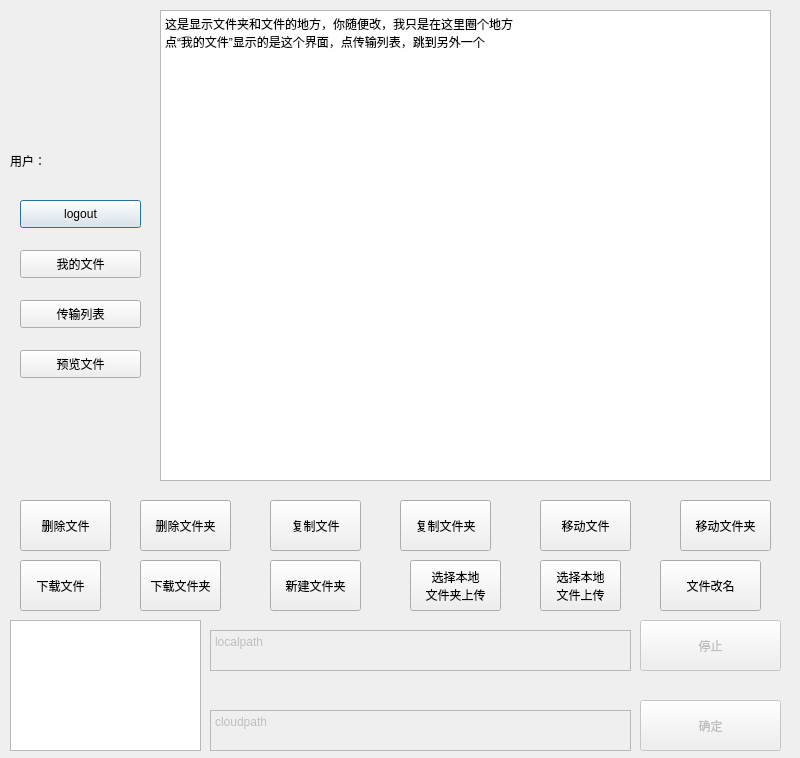
<?xml version="1.0" encoding="UTF-8"?>
<ui version="4.0">
 <class>Dialog_folder</class>
 <widget class="QDialog" name="Dialog_folder">
  <property name="enabled">
   <bool>true</bool>
  </property>
  <property name="geometry">
   <rect>
    <x>0</x>
    <y>0</y>
    <width>800</width>
    <height>758</height>
   </rect>
  </property>
  <property name="windowTitle">
   <string>Dialog</string>
  </property>
  <widget class="QPushButton" name="logout">
   <property name="geometry">
    <rect>
     <x>20</x>
     <y>200</y>
     <width>121</width>
     <height>28</height>
    </rect>
   </property>
   <property name="text">
    <string>logout</string>
   </property>
  </widget>
  <widget class="QTextBrowser" name="textBrowser">
   <property name="geometry">
    <rect>
     <x>160</x>
     <y>10</y>
     <width>611</width>
     <height>471</height>
    </rect>
   </property>
   <property name="html">
    <string>&lt;!DOCTYPE HTML PUBLIC &quot;-//W3C//DTD HTML 4.0//EN&quot; &quot;http://www.w3.org/TR/REC-html40/strict.dtd&quot;&gt;
&lt;html&gt;&lt;head&gt;&lt;meta name=&quot;qrichtext&quot; content=&quot;1&quot; /&gt;&lt;style type=&quot;text/css&quot;&gt;
p, li { white-space: pre-wrap; }
&lt;/style&gt;&lt;/head&gt;&lt;body style=&quot; font-family:'SimSun'; font-size:9pt; font-weight:400; font-style:normal;&quot;&gt;
&lt;p style=&quot; margin-top:0px; margin-bottom:0px; margin-left:0px; margin-right:0px; -qt-block-indent:0; text-indent:0px;&quot;&gt;这是显示文件夹和文件的地方，你随便改，我只是在这里圈个地方&lt;/p&gt;
&lt;p style=&quot; margin-top:0px; margin-bottom:0px; margin-left:0px; margin-right:0px; -qt-block-indent:0; text-indent:0px;&quot;&gt;点“我的文件”显示的是这个界面，点传输列表，跳到另外一个&lt;/p&gt;&lt;/body&gt;&lt;/html&gt;</string>
   </property>
  </widget>
  <widget class="QPushButton" name="filearray">
   <property name="geometry">
    <rect>
     <x>20</x>
     <y>300</y>
     <width>121</width>
     <height>28</height>
    </rect>
   </property>
   <property name="text">
    <string>传输列表</string>
   </property>
  </widget>
  <widget class="QLabel" name="label">
   <property name="geometry">
    <rect>
     <x>10</x>
     <y>145</y>
     <width>71</width>
     <height>31</height>
    </rect>
   </property>
   <property name="text">
    <string>用户：</string>
   </property>
  </widget>
  <widget class="QPushButton" name="myfile">
   <property name="geometry">
    <rect>
     <x>20</x>
     <y>250</y>
     <width>121</width>
     <height>28</height>
    </rect>
   </property>
   <property name="text">
    <string>我的文件</string>
   </property>
  </widget>
  <widget class="QPushButton" name="addpath">
   <property name="geometry">
    <rect>
     <x>540</x>
     <y>560</y>
     <width>81</width>
     <height>51</height>
    </rect>
   </property>
   <property name="text">
    <string>选择本地
文件上传</string>
   </property>
  </widget>
  <widget class="QPushButton" name="confirm">
   <property name="enabled">
    <bool>false</bool>
   </property>
   <property name="geometry">
    <rect>
     <x>640</x>
     <y>700</y>
     <width>141</width>
     <height>51</height>
    </rect>
   </property>
   <property name="text">
    <string>确定</string>
   </property>
  </widget>
  <widget class="QPlainTextEdit" name="cloudpath">
   <property name="enabled">
    <bool>false</bool>
   </property>
   <property name="geometry">
    <rect>
     <x>210</x>
     <y>710</y>
     <width>421</width>
     <height>41</height>
    </rect>
   </property>
   <property name="plainText">
    <string>cloudpath</string>
   </property>
  </widget>
  <widget class="QPlainTextEdit" name="localpath">
   <property name="enabled">
    <bool>false</bool>
   </property>
   <property name="geometry">
    <rect>
     <x>210</x>
     <y>630</y>
     <width>421</width>
     <height>41</height>
    </rect>
   </property>
   <property name="plainText">
    <string>localpath</string>
   </property>
  </widget>
  <widget class="QPushButton" name="newdir">
   <property name="geometry">
    <rect>
     <x>270</x>
     <y>560</y>
     <width>91</width>
     <height>51</height>
    </rect>
   </property>
   <property name="text">
    <string>新建文件夹</string>
   </property>
  </widget>
  <widget class="QPushButton" name="download">
   <property name="geometry">
    <rect>
     <x>20</x>
     <y>560</y>
     <width>81</width>
     <height>51</height>
    </rect>
   </property>
   <property name="text">
    <string>下载文件</string>
   </property>
  </widget>
  <widget class="QPushButton" name="addpathdir">
   <property name="geometry">
    <rect>
     <x>410</x>
     <y>560</y>
     <width>91</width>
     <height>51</height>
    </rect>
   </property>
   <property name="text">
    <string>选择本地
文件夹上传</string>
   </property>
  </widget>
  <widget class="QPushButton" name="downloaddir">
   <property name="geometry">
    <rect>
     <x>140</x>
     <y>560</y>
     <width>81</width>
     <height>51</height>
    </rect>
   </property>
   <property name="text">
    <string>下载文件夹</string>
   </property>
  </widget>
  <widget class="QPushButton" name="deletefile">
   <property name="geometry">
    <rect>
     <x>20</x>
     <y>500</y>
     <width>91</width>
     <height>51</height>
    </rect>
   </property>
   <property name="text">
    <string>删除文件</string>
   </property>
  </widget>
  <widget class="QPushButton" name="deletedir">
   <property name="geometry">
    <rect>
     <x>140</x>
     <y>500</y>
     <width>91</width>
     <height>51</height>
    </rect>
   </property>
   <property name="text">
    <string>删除文件夹</string>
   </property>
  </widget>
  <widget class="QPushButton" name="copyfile">
   <property name="geometry">
    <rect>
     <x>270</x>
     <y>500</y>
     <width>91</width>
     <height>51</height>
    </rect>
   </property>
   <property name="text">
    <string>复制文件</string>
   </property>
  </widget>
  <widget class="QPushButton" name="copydir">
   <property name="geometry">
    <rect>
     <x>400</x>
     <y>500</y>
     <width>91</width>
     <height>51</height>
    </rect>
   </property>
   <property name="text">
    <string>复制文件夹</string>
   </property>
  </widget>
  <widget class="QPushButton" name="movefile">
   <property name="geometry">
    <rect>
     <x>540</x>
     <y>500</y>
     <width>91</width>
     <height>51</height>
    </rect>
   </property>
   <property name="text">
    <string>移动文件</string>
   </property>
  </widget>
  <widget class="QPushButton" name="movedir">
   <property name="geometry">
    <rect>
     <x>680</x>
     <y>500</y>
     <width>91</width>
     <height>51</height>
    </rect>
   </property>
   <property name="text">
    <string>移动文件夹</string>
   </property>
  </widget>
  <widget class="QTextBrowser" name="textmsg">
   <property name="geometry">
    <rect>
     <x>10</x>
     <y>620</y>
     <width>191</width>
     <height>131</height>
    </rect>
   </property>
  </widget>
  <widget class="QPushButton" name="stop">
   <property name="enabled">
    <bool>false</bool>
   </property>
   <property name="geometry">
    <rect>
     <x>640</x>
     <y>620</y>
     <width>141</width>
     <height>51</height>
    </rect>
   </property>
   <property name="text">
    <string>停止</string>
   </property>
  </widget>
  <widget class="QPushButton" name="modifyname">
   <property name="geometry">
    <rect>
     <x>660</x>
     <y>560</y>
     <width>101</width>
     <height>51</height>
    </rect>
   </property>
   <property name="text">
    <string>文件改名</string>
   </property>
  </widget>
  <widget class="QPushButton" name="preview">
   <property name="geometry">
    <rect>
     <x>20</x>
     <y>350</y>
     <width>121</width>
     <height>28</height>
    </rect>
   </property>
   <property name="text">
    <string>预览文件</string>
   </property>
  </widget>
 </widget>
 <resources/>
 <connections/>
</ui>
